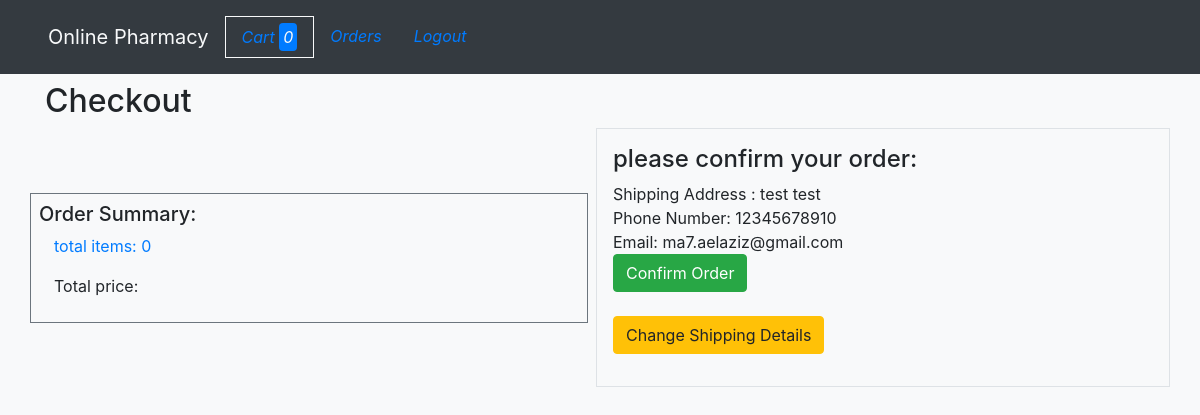
The page /cart/check_out (signed in) on the database as committed earlier.
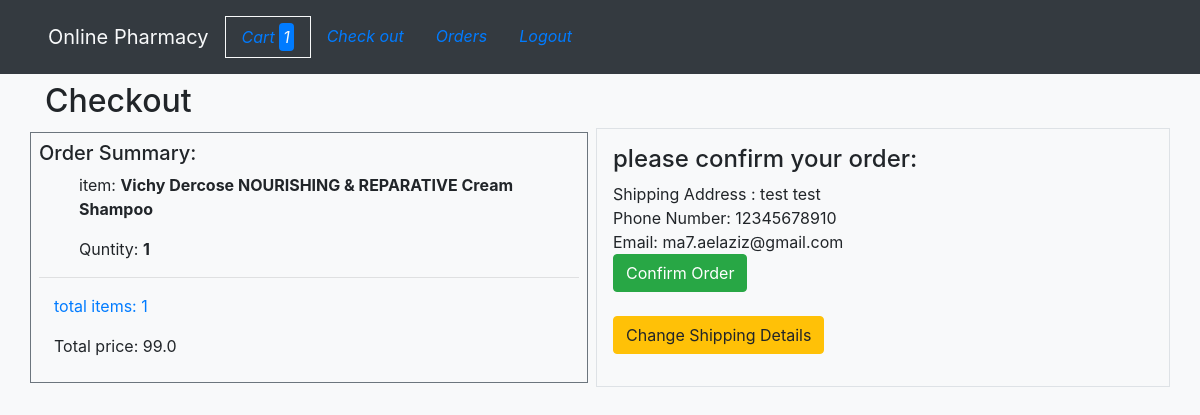
The same page on the database as committed later.
### cart/models.py (models this page shows, shortened)
class Order_item(models.Model):
    shopping_cart = models.ForeignKey(Cart, on_delete=models.CASCADE)
    item = models.ForeignKey(Item, on_delete=models.CASCADE)
    qty = models.IntegerField(default=1)
    time = models.DateTimeField(auto_now_add=True)
    def total_price(self):
        return self.qty * self.item.price

class Cart(models.Model):
    user = models.ForeignKey(User, on_delete=models.CASCADE,null=True, blank=True)
    item = models.ForeignKey('Order_item', on_delete=models.SET_NULL,null=True)
    is_ordered = models.BooleanField(default=False)
    date_created = models.DateTimeField(auto_now_add=True)
    def cart_price(self):
        prices = []
        for c in self.order_item_set.all():
            prices.append(c.total_price())
        return sum(prices)
    def cart_count(self):
        return self.order_item_set.all().count()

### items/models.py (models this page shows, shortened)
class Item(models.Model):
    name = models.CharField(max_length=200, blank=False)
    category = models.CharField(choices=CATEGORY_CHOICES,default='general', max_length=25 )
    price = models.FloatField(blank=False)
    description = models.TextField(blank=True)
    created = models.DateTimeField(auto_now_add=True)
    times_sold = models.IntegerField(default=0)
    image = models.ImageField(upload_to='media/images/items', blank=True)
    published = models.BooleanField(default=True)

### cart/views.py (the view)
# urls.py: path('check_out', views.check_out, name='check_out'),
@login_required()
def check_out(request):
    cart = Cart.objects.all().filter(
        user_id=request.user.id, is_ordered=False).first()
    user = User.objects.get(pk=request.user.id)
    customer = Customr_details.objects.filter(user=user).first()
    if request.method == 'POST':
        if 'email' in request.POST:
            user = User(email=request.POST['email'])
        order = Order(customer=customer, cart=cart,
                      total_price=cart.cart_price())
        order.save()
        cart.is_ordered = True
        cart.save()
        messages.success(request, 'Your order has been confirmed')
        return redirect('index')
    else:
        user = User.objects.get(id=request.user.id)
        customer = Customr_details.objects.filter(user=user).first()
        context = {
            'cart': cart,
            'customer': customer
        }
    return render(request, 'checkout.html', context)

### core/context_processors.py (called while the page is built)
def add_variable_to_context(request):
    session_cart = request.session.get('cart')
    if request.user.is_authenticated:
        user = request.user.id
        cart = Cart.objects.all().filter(user=user, is_ordered=False).first()
    else:
        cart = Cart.objects.all().filter(pk=session_cart).first()
    if cart:
        cart_count = cart.cart_count()
    else:
        cart_count = 0
    return {
        'test':'test',
        'count':cart_count
        }

### templates/checkout.html (shortened to what this page needs)
{% extends 'base.html' %}
{% block content %}
<div class="container">
    <h2>Checkout</h2>
<div class="row align-items-center">
    <div class="col-sm  border border-secondary p-2  ">
        <h5>Order Summary:</h5>
        {% for item in cart.order_item_set.all%}
        <ul>item: <strong>{{ item.item.name }}</strong></ul>
        <ul>Quntity: <strong>{{item.qty}} </strong></ul>
        <hr>
        {% endfor %}
        <div class="container">
       <p class="text-primary"> total items: {{count}}</p>
       <p> Total price: {{cart.cart_price}} </p> </div>
    </div>
    <div class="col-sm border ml-2 p-3 ">
        {% if customer %}
        <h4>please confirm your order:</h4>
        Shipping Address : {{customer.address}} <br>
        Phone Number: {{customer.phone}} <br>
        {% if user.email%}Email: {{user.email}}
        {% endif%}
        <form action="{% url 'check_out' %}" method="POST">
        <input  class="btn  btn-success" type="submit" value="Confirm Order">
        </form>
        <br>
        <p>
            <button class="btn btn-warning" type="button" data-toggle="collapse" data-target="#collapseExample" aria-expanded="false" aria-controls="collapseExample">
              Change Shipping Details
            </button>
          </p>
          {% endif %}
    </div>
</div>
</div>
{% endblock %}

Rows that differ between the two databases and show on the page:
added Order_item: item.name "Vichy Dercose NOURISHING & REPARATIVE Cream Shampoo", qty "1"
added Cart: cart_price "99.0"
Other text that changed with them:
{{ count }}: "0" → "1"
text now shown: "Check out"
